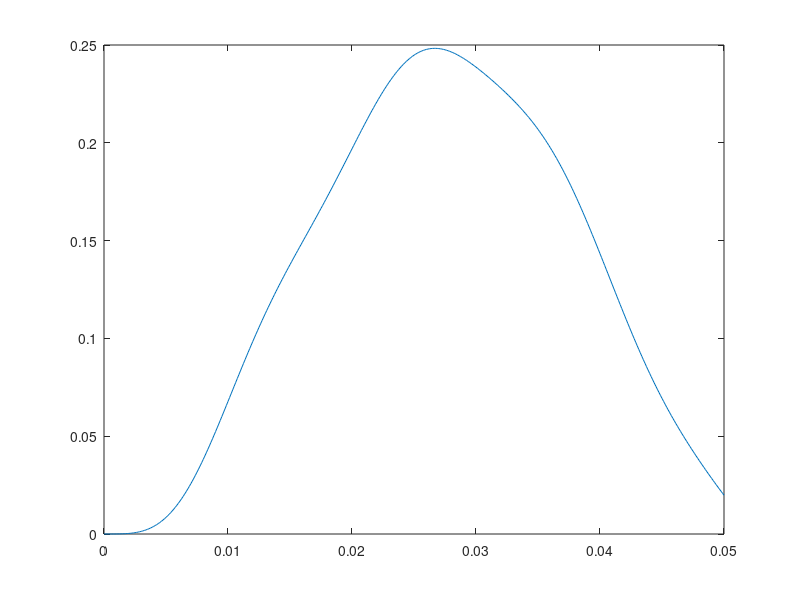

Reproduce this figure in MATLAB.
function trapezoid2()
    
    p.m1 = 475; p.m2 = 53; p.k1 = 5400; p.c1 = 310; p.c2 = 1200;
    p.k2 = 100 * 135000; 
    p.v = 65/3.6; p.H = 0.24; p.L = 1;
    
    A = [0, 0, 1, 0;
         0, 0, 0, 1;
         -p.k1/p.m1, p.k1/p.m1, -p.c1/p.m1, p.c1/p.m1;
         p.k1/p.m2, -(p.k1+p.k2)/p.m2, p.c1/p.m2, -(p.c1+p.c2)/p.m2];
    
    v0 = [0;0;0;0];
    T_end = 0.05; 

    opts_ref = odeset('RelTol', 1e-9, 'AbsTol', 1e-9);
    ode_fun = @(t, v) system_dynamics_explicit(t, v, A, p);
    [t_ref, y_ref] = ode45(ode_fun, [0 T_end], v0, opts_ref);
    
    dt0 = 1e-3; 
    alphas = [1, 0.5, 0.25, 0.125];
    errors = zeros(size(alphas));

    % [t,v] = trapezoidal_solver(A, p, v0, dt0, T_end);

    % plot(t,v(2,:))
    
    fprintf('\n--- Uppgift 4b: Noggranhet trapetsmetoden ---\n');
    for i = 1:length(alphas)
        dt = dt0 * alphas(i);
        [t_trap, y_trap] = trapezoidal_solver(A, p, v0, dt, T_end);
        
        % Beräkna fel (jämfört med referens vid sluttidpunkten)
        % Interpolera referenslösning till sluttidpunkten exakt
        v_ref_end = interp1(t_ref, y_ref, T_end, 'spline');
        v_trap_end = y_trap(:,end)';
        
        % Felnorm (max absolut fel i z2)
        errors(i) = abs(v_trap_end(2) - v_ref_end(2));
        
        fprintf('dt = %.2e s, Fel = %.4e\n', dt, errors(i));
    end
    
    slopes = diff(log(errors))./ diff(log(dt0 * alphas));
    fprintf('Estimerad noggranhetssordning: %.2f\n', mean(slopes));
end

function [t, y] = trapezoidal_solver(A, p, v0, dt, T_end)
    t = 0:dt:T_end;
    N = length(t);
    n_states = length(v0);
    y = zeros(n_states, N);
    y(:,1) = v0;
    
    I = eye(n_states);
    M_lhs = I - 0.5 * dt * A;
    M_rhs = I + 0.5 * dt * A;
    
    for n = 1:N-1
        tn = t(n);
        tnp1 = t(n+1);
        
        g_n = evaluate_g(tn, p);
        g_np1 = evaluate_g(tnp1, p);
        
        rhs = M_rhs * y(:,n) + 0.5 * dt * (g_n + g_np1);
        
        y(:,n+1) = M_lhs \ rhs;
    end
    plot(t,y(2,:))
end

function g = evaluate_g(t, p)
    if t <= p.L/p.v
        arg = 2*pi*p.v*t/p.L;
        h = (p.H/2)*(1-cos(arg)); h_dot = (p.H*pi*p.v/p.L)*sin(arg);
    else
        h=0; h_dot=0;
    end
    g = [0;0;0; (p.k2*h + p.c2*h_dot)/p.m2];
end

function dv = system_dynamics_explicit(t, v, A, p)
    g = evaluate_g(t, p);
    dv = A*v + g;
end